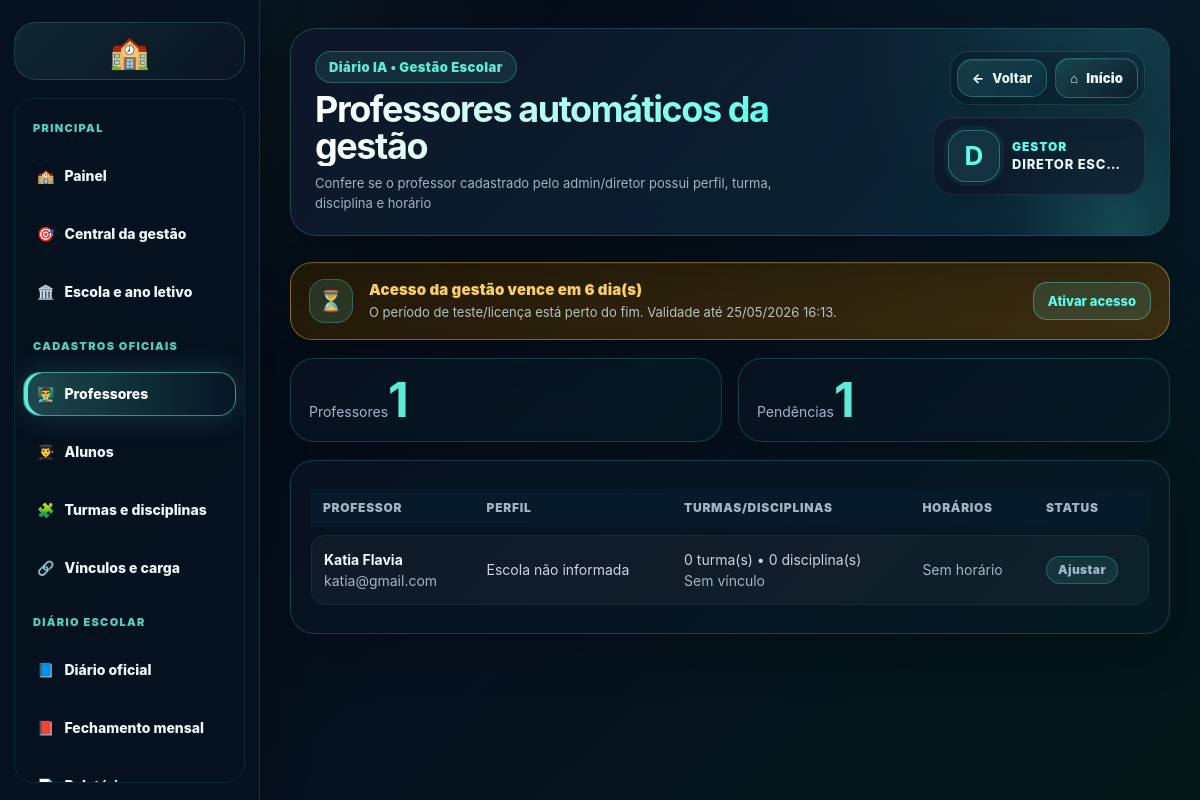
/gestao/professores/auto-admin/ (signed in), run on the app's committed database.
### apps/usuarios/models.py (models this page shows, shortened)
class Usuario(AbstractUser):
    class TipoUsuario(models.TextChoices):
        ADMIN = 'ADMIN', 'Administrador'
        PROF = 'PROF', 'Professor'
        COORD = 'COORD', 'Coordenador'
        SEC = 'SEC', 'Secretaria'
    tipo = models.CharField(
        max_length=10,
        choices=TipoUsuario.choices,
        default=TipoUsuario.PROF
    )
    foto = models.ImageField(
        upload_to="professores/",
        null=True,
        blank=True
    )
    gestao_teste_inicio = models.DateTimeField(
        null=True,
        blank=True,
        verbose_name="Início do teste da gestão",
    )
    gestao_acesso_expira_em = models.DateTimeField(
        null=True,
        blank=True,
        verbose_name="Acesso da gestão expira em",
    )
    gestao_acesso_bloqueado = models.BooleanField(
        default=False,
        verbose_name="Acesso da gestão bloqueado",
    )
    gestao_serial_ultimo = models.CharField(
        max_length=255,
        blank=True,
        default="",
        verbose_name="Último serial aplicado",
    )

### apps/academico/models.py (models this page shows, shortened)
class ProfessorPerfil(models.Model):
    usuario = models.OneToOneField(
        settings.AUTH_USER_MODEL,
        on_delete=models.CASCADE,
        related_name="perfil_professor",
        limit_choices_to={"tipo": "PROF"}
    )
    professor = models.ForeignKey(
        settings.AUTH_USER_MODEL,
        on_delete=models.CASCADE,
        null=True,
        blank=True,
        related_name="+",
        db_column="professor_id",
        limit_choices_to={"tipo": "PROF"}
    )
    escola = models.ForeignKey(
        Escola,
        on_delete=models.SET_NULL,
        null=True,
        blank=True,
        related_name="professores"
    )
    telefone = models.CharField(
        max_length=30,
        blank=True,
        null=True
    )
    formacao = models.CharField(
        max_length=150,
        blank=True,
        null=True
    )
    ativo = models.BooleanField(default=True)
    criado_em = models.DateTimeField(auto_now_add=True)
    class Meta:
        ordering = ["usuario__first_name", "usuario__username"]
        verbose_name = "Perfil do professor"
        verbose_name_plural = "Perfis dos professores"

### apps/core/views_gestao.py (the view)
# urls.py: path('gestao/professores/auto-admin/', views.gestao_professores_auto_admin, name='gestao_professores_auto_admin'),
@login_required
def gestao_professores_auto_admin(request):
    if not usuario_gestor(request.user):
        return render(request, "core/acesso_negado.html")
    Usuario = get_user_model()
    professores = Usuario.objects.filter(tipo="PROF").order_by("first_name", "username")
    linhas = []
    for professor in professores:
        perfil = ProfessorPerfil.objects.filter(usuario=professor).select_related("escola").first()
        vinculos = ProfessorTurmaDisciplina.objects.filter(professor=professor, ativo=True).select_related("turma", "disciplina", "ano_letivo")
        horarios = HorarioAula.objects.filter(professor=professor, ativo=True).select_related("turma", "disciplina")
        linhas.append({
            "professor": professor,
            "perfil": perfil,
            "vinculos": vinculos,
            "horarios": horarios,
            "total_turmas": Turma.objects.filter(id__in=vinculos.values_list("turma_id", flat=True)).distinct().count(),
            "total_disciplinas": Disciplina.objects.filter(id__in=vinculos.values_list("disciplina_id", flat=True)).distinct().count(),
            "ok": perfil is not None and vinculos.exists() and horarios.exists(),
        })
    return render(request, "gestao/professores_auto_admin.html", {
        "linhas": linhas,
        "total": professores.count(),
        "pendentes": sum(1 for item in linhas if not item["ok"]),
        "hoje": date.today(),
    })

### apps/core/context_processors.py (called while the page is built, shortened)
def escola_institucional(request):
    dados = {
        "escola_login": None,
        "escola_login_estado": "ESTADO DO MARANHÃO",
        "escola_login_secretaria": "SECRETARIA DE ESTADO DA EDUCAÇÃO",
        "escola_login_nome_titulo": "Instituição escolar",
        "escola_login_nome_info": "Configurar no painel da gestão",
        "escola_login_aldeia": "Configurar no painel da gestão",
        "escola_login_terra": "Configurar no painel da gestão",
        "escola_login_texto": "Ambiente oficial de acesso da instituição escolar.",
        "gestor_login_nome": "Direção escolar",
        "gestor_login_cargo": "Gestão responsável",
    }
    try:
        from apps.academico.models import Escola
        escola = Escola.objects.filter(ativa=True).first() or Escola.objects.first()
        dados["escola_login"] = escola
    except Exception:
        pass
    return dados

### apps/core/licenca_gestao.py (called while the page is built)
def dias_teste_gestao():
    return max(int(getattr(settings, "GESTAO_TRIAL_DIAS", 7)), 1)

def usuario_eh_gestao(user):
    return getattr(user, "is_authenticated", False) and getattr(user, "tipo", "") in PERFIS_GESTAO

def garantir_periodo_teste(user):
    if not usuario_eh_gestao(user):
        return user
    if getattr(user, "gestao_acesso_expira_em", None):
        return user
    agora = timezone.now()
    inicio = getattr(user, "date_joined", None) or agora
    if timezone.is_naive(inicio):
        inicio = timezone.make_aware(inicio, timezone.get_current_timezone())
    user.gestao_teste_inicio = getattr(user, "gestao_teste_inicio", None) or inicio
    user.gestao_acesso_expira_em = inicio + timedelta(days=dias_teste_gestao())
    user.gestao_acesso_bloqueado = False
    user.save(update_fields=["gestao_teste_inicio", "gestao_acesso_expira_em", "gestao_acesso_bloqueado"])
    return user

def acesso_gestao_expirado(user):
    if not usuario_eh_gestao(user):
        return False
    garantir_periodo_teste(user)
    if getattr(user, "gestao_acesso_bloqueado", False):
        return True
    expira = getattr(user, "gestao_acesso_expira_em", None)
    if not expira:
        return False
    return timezone.now() > expira

### apps/core/templatetags/tratamento_usuario_tags.py (called while the page is built)
def _clean(value):
    return str(value or "").strip()

def _primeiro_nome(user):
    nome = _nome_usuario(user)
    return _clean(nome.split()[0]).lower()

@register.filter
def nome_exibicao(user):
    return _nome_usuario(user)

@register.filter
def tratamento_gestao(user):
    return "Gestora" if _provavel_feminino(user) else "Gestor"

### templates/gestao/professores_auto_admin.html
{% extends 'gestao/base_premium_gestao.html' %}
{% block titulo %}Professores automáticos da gestão{% endblock %}
{% block subtitulo %}Confere se o professor cadastrado pelo admin/diretor possui perfil, turma, disciplina e horário{% endblock %}
{% block conteudo %}
<div class="grid"><div class="card"><span>Professores</span><strong>{{ total }}</strong></div><div class="card"><span>Pendências</span><strong>{{ pendentes }}</strong></div></div>
<section class="panel"><table class="table"><thead><tr><th>Professor</th><th>Perfil</th><th>Turmas/disciplinas</th><th>Horários</th><th>Status</th></tr></thead><tbody>
{% for item in linhas %}<tr>
<td><strong>{{ item.professor.get_full_name|default:'Não informado' }}</strong><br><span class="muted">{{ item.professor.email }}</span></td>
<td>{% if item.perfil %}{{ item.perfil.escola.nome|default:'Escola não informada' }}{% else %}<span class="muted">Sem perfil</span>{% endif %}</td>
<td>{{ item.total_turmas }} turma(s) • {{ item.total_disciplinas }} disciplina(s)<br>{% for v in item.vinculos %}<span class="pill">{{ v.turma.nome }} • {{ v.disciplina.nome }}</span> {% empty %}<span class="muted">Sem vínculo</span>{% endfor %}</td>
<td>{% for h in item.horarios %}<span class="pill">{{ h.turma.nome }} • {{ h.disciplina.nome }} • {{ h.get_dia_semana_display }} {{ h.ordem }}º</span> {% empty %}<span class="muted">Sem horário</span>{% endfor %}</td>
<td>{% if item.ok %}<span class="pill">OK</span>{% else %}<span class="pill" style="color:#facc15">Ajustar</span>{% endif %}</td>
</tr>{% empty %}<tr><td colspan="5">Nenhum professor cadastrado.</td></tr>{% endfor %}
</tbody></table></section>
{% endblock %}

### templates/gestao/base_premium_gestao.html (shortened to what this page needs)
{% load static tratamento_usuario_tags %}
<!doctype html>
<html lang="pt-br">
<head>
    <link rel="stylesheet" href="{% static 'css/premium_base_final.css' %}">
    <link rel="stylesheet" href="{% static 'css/premium_responsive_final.css' %}">
    <link rel="stylesheet" href="{% static 'css/premium_print_final.css' %}">
</head>
<body>
<div class="layout ia-clean-shell gestao-shell">
    {% include 'partials/gestao_sidebar.html' %}
    <main class="content gestao-content">
        <header class="gestao-base-header no-print">
            <div>
                <span class="gestao-base-badge">Diário IA • Gestão Escolar</span>
                <h1 class="gestao-base-title">{% block titulo %}{% endblock %}</h1>
                <p class="gestao-base-sub">{% block subtitulo %}Administração escolar{% endblock %}</p>
            </div>
            <div class="gestao-base-actions">
                {% include 'partials/gestao_page_actions.html' %}
                <a class="hero-mini-card gestao-mini-user profile-mini-link profile-mini-with-name" href="{% url 'gestao_configuracoes' %}" title="Imagem e perfil da gestão">
                    {% if request.user and request.user.is_authenticated and request.user.foto %}
                        <img class="profile-mini-photo" src="{{ request.user.foto.url }}" alt="Imagem da gestão">
                    {% else %}
                        <strong class="profile-mini-initial">{% if request.user and request.user.is_authenticated %}{{ request.user|nome_exibicao|default:'G'|slice:':1' }}{% else %}G{% endif %}</strong>
                    {% endif %}
                    <span class="profile-mini-text">
                        <b class="profile-mini-role">{% if request.user and request.user.is_authenticated %}{{ request.user|tratamento_gestao }}{% else %}Gestor(a){% endif %}</b>
                        <small class="profile-mini-name">{% if request.user and request.user.is_authenticated %}{{ request.user|nome_exibicao }}{% else %}Acesso da gestão{% endif %}</small>
                    </span>
                </a>
            </div>
        </header>
        {% include 'partials/aviso_licenca_gestao.html' %}
        {% block conteudo %}{% endblock %}
    </main>
</div>
</body>
</html>

### templates/partials/aviso_licenca_gestao.html (shortened to what this page needs)
{% load licenca_tags %}
{% licenca_gestao_status as licenca_gestao %}
{% if licenca_gestao.mostrar %}
  <section class="gestao-license-banner gestao-license-banner-{{ licenca_gestao.status }} no-print">
    <div class="gestao-license-icon">{% if licenca_gestao.expirado %}🔒{% elif licenca_gestao.status == 'ok' %}✅{% else %}⏳{% endif %}</div>
    <div class="gestao-license-text">
      <strong>{{ licenca_gestao.titulo }}</strong>
      <span>{{ licenca_gestao.texto }} Validade até {{ licenca_gestao.expira|date:"d/m/Y H:i" }}.</span>
    </div>
    {% if licenca_gestao.expirado or licenca_gestao.status != 'ok' %}
      <a class="gestao-license-action" href="{% url 'ativar_acesso_gestao' %}">Ativar acesso</a>
    {% endif %}
  </section>
{% endif %}

### templates/partials/aviso_licenca_gestao.html (style rules this page uses)
.gestao-license-banner { display:flex; align-items:center; justify-content:space-between; gap:16px; margin:0 0 18px; padding:16px 18px; border:1px solid rgba(95,255,238,.28); border-radius:22px; background:linear-gradient(135deg, rgba(8,20,38,.92), rgba(15,68,73,.72)); box-shadow:0 16px 40px rgba(0,0,0,.22), inset 0 1px 0 rgba(255,255,255,.04); color:#eaffff; }
.gestao-license-icon { width:44px; height:44px; border-radius:16px; display:grid; place-items:center; background:rgba(95,255,238,.12); border:1px solid rgba(95,255,238,.25); font-size:20px; flex:0 0 auto; }
.gestao-license-text { display:flex; flex-direction:column; gap:4px; min-width:0; flex:1; }
.gestao-license-text strong { font-size:15px; font-weight:900; color:#6dfff0; letter-spacing:.01em; }
.gestao-license-text span { font-size:13px; line-height:1.45; color:rgba(226,245,255,.76); }
.gestao-license-action { text-decoration:none; white-space:nowrap; padding:10px 14px; border-radius:14px; border:1px solid rgba(95,255,238,.35); background:rgba(95,255,238,.12); color:#6dfff0; font-size:13px; font-weight:900; }
.gestao-license-banner-atencao { border-color:rgba(255,207,73,.42); background:linear-gradient(135deg, rgba(37,27,7,.92), rgba(76,53,11,.74)); }
.gestao-license-banner-atencao .gestao-license-text strong, .gestao-license-banner-atencao .gestao-license-action { color:#ffd46a; }

### data on the page
Usuario: user|nome_exibicao "D", user|tratamento_gestao "GESTOR", user|nome_exibicao "DIRETOR ESC…", expira "25/05/2026 16:13"
Usuario: professor.get_full_name "Katia Flavia", professor.email "katia@gmail.com", perfil.escola.nome "Escola não informada", total_turmas "0", total_disciplinas "0"

### other printed values
{{ licenca_gestao.titulo }} "Acesso da gestão vence em 6 dia(s)"
{{ licenca_gestao.texto }} "O período de teste/licença está perto do fim."
{{ total }} "1"
{{ pendentes }} "1"
